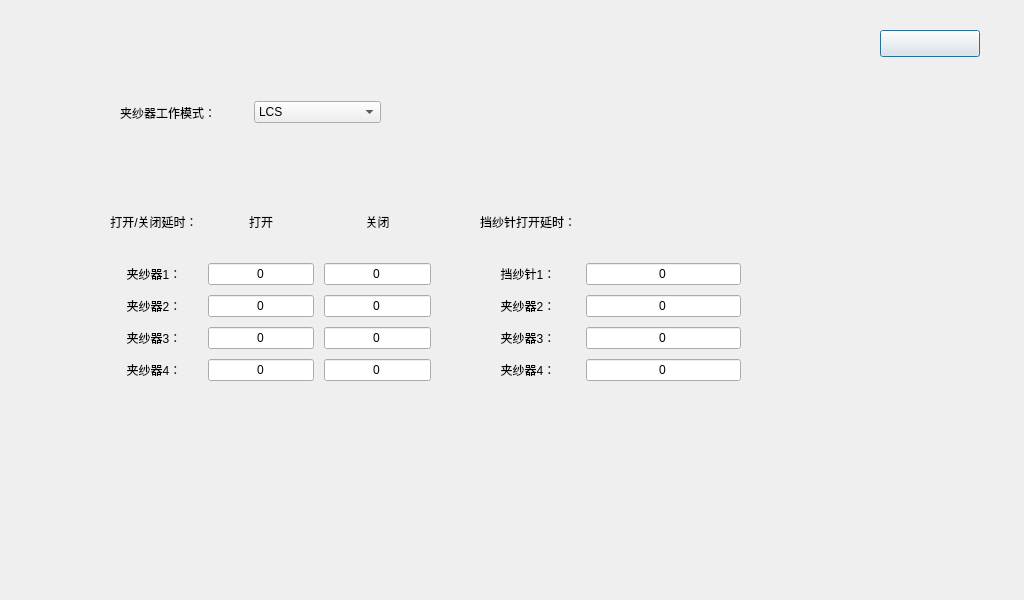
<?xml version="1.0" encoding="UTF-8"?>
<ui version="4.0">
 <class>YinWeiPeiZhi</class>
 <widget class="QDialog" name="YinWeiPeiZhi">
  <property name="geometry">
   <rect>
    <x>0</x>
    <y>0</y>
    <width>1024</width>
    <height>600</height>
   </rect>
  </property>
  <property name="windowTitle">
   <string>Dialog</string>
  </property>
  <widget class="QPushButton" name="pb_back">
   <property name="geometry">
    <rect>
     <x>880</x>
     <y>30</y>
     <width>100</width>
     <height>27</height>
    </rect>
   </property>
   <property name="text">
    <string/>
   </property>
  </widget>
  <widget class="QWidget" name="widget1" native="true">
   <property name="geometry">
    <rect>
     <x>120</x>
     <y>90</y>
     <width>261</width>
     <height>45</height>
    </rect>
   </property>
   <layout class="QHBoxLayout" name="horizontalLayout" stretch="1,1">
    <property name="leftMargin">
     <number>0</number>
    </property>
    <property name="topMargin">
     <number>0</number>
    </property>
    <property name="rightMargin">
     <number>0</number>
    </property>
    <property name="bottomMargin">
     <number>0</number>
    </property>
    <item>
     <widget class="QLabel" name="label">
      <property name="text">
       <string>夹纱器工作模式：</string>
      </property>
     </widget>
    </item>
    <item>
     <widget class="QComboBox" name="comboBox">
      <item>
       <property name="text">
        <string>LCS</string>
       </property>
      </item>
     </widget>
    </item>
   </layout>
  </widget>
  <widget class="QWidget" name="widget_2" native="true">
   <property name="geometry">
    <rect>
     <x>110</x>
     <y>190</y>
     <width>321</width>
     <height>191</height>
    </rect>
   </property>
   <layout class="QGridLayout" name="gridLayout">
    <property name="leftMargin">
     <number>0</number>
    </property>
    <property name="topMargin">
     <number>0</number>
    </property>
    <property name="rightMargin">
     <number>0</number>
    </property>
    <property name="bottomMargin">
     <number>0</number>
    </property>
    <property name="spacing">
     <number>10</number>
    </property>
    <item row="0" column="0">
     <widget class="QLabel" name="label_2">
      <property name="text">
       <string>打开/关闭延时：</string>
      </property>
      <property name="alignment">
       <set>Qt::AlignCenter</set>
      </property>
     </widget>
    </item>
    <item row="5" column="1">
     <widget class="QLineEdit" name="lineEdit_7">
      <property name="text">
       <string>0</string>
      </property>
      <property name="alignment">
       <set>Qt::AlignCenter</set>
      </property>
     </widget>
    </item>
    <item row="5" column="0">
     <widget class="QLabel" name="label_9">
      <property name="text">
       <string>夹纱器4：</string>
      </property>
      <property name="alignment">
       <set>Qt::AlignCenter</set>
      </property>
     </widget>
    </item>
    <item row="5" column="2">
     <widget class="QLineEdit" name="lineEdit_8">
      <property name="text">
       <string>0</string>
      </property>
      <property name="alignment">
       <set>Qt::AlignCenter</set>
      </property>
     </widget>
    </item>
    <item row="3" column="1">
     <widget class="QLineEdit" name="lineEdit_3">
      <property name="text">
       <string>0</string>
      </property>
      <property name="alignment">
       <set>Qt::AlignCenter</set>
      </property>
     </widget>
    </item>
    <item row="2" column="1">
     <widget class="QLineEdit" name="lineEdit">
      <property name="text">
       <string>0</string>
      </property>
      <property name="alignment">
       <set>Qt::AlignCenter</set>
      </property>
     </widget>
    </item>
    <item row="2" column="0">
     <widget class="QLabel" name="label_6">
      <property name="text">
       <string>夹纱器1：</string>
      </property>
      <property name="alignment">
       <set>Qt::AlignCenter</set>
      </property>
     </widget>
    </item>
    <item row="4" column="2">
     <widget class="QLineEdit" name="lineEdit_6">
      <property name="text">
       <string>0</string>
      </property>
      <property name="alignment">
       <set>Qt::AlignCenter</set>
      </property>
     </widget>
    </item>
    <item row="0" column="1">
     <widget class="QLabel" name="label_3">
      <property name="text">
       <string>打开</string>
      </property>
      <property name="alignment">
       <set>Qt::AlignCenter</set>
      </property>
     </widget>
    </item>
    <item row="3" column="0">
     <widget class="QLabel" name="label_7">
      <property name="text">
       <string>夹纱器2：</string>
      </property>
      <property name="alignment">
       <set>Qt::AlignCenter</set>
      </property>
     </widget>
    </item>
    <item row="4" column="0">
     <widget class="QLabel" name="label_8">
      <property name="text">
       <string>夹纱器3：</string>
      </property>
      <property name="alignment">
       <set>Qt::AlignCenter</set>
      </property>
     </widget>
    </item>
    <item row="2" column="2">
     <widget class="QLineEdit" name="lineEdit_2">
      <property name="text">
       <string>0</string>
      </property>
      <property name="alignment">
       <set>Qt::AlignCenter</set>
      </property>
     </widget>
    </item>
    <item row="3" column="2">
     <widget class="QLineEdit" name="lineEdit_4">
      <property name="text">
       <string>0</string>
      </property>
      <property name="alignment">
       <set>Qt::AlignCenter</set>
      </property>
     </widget>
    </item>
    <item row="4" column="1">
     <widget class="QLineEdit" name="lineEdit_5">
      <property name="text">
       <string>0</string>
      </property>
      <property name="alignment">
       <set>Qt::AlignCenter</set>
      </property>
     </widget>
    </item>
    <item row="0" column="2">
     <widget class="QLabel" name="label_4">
      <property name="text">
       <string>关闭</string>
      </property>
      <property name="alignment">
       <set>Qt::AlignCenter</set>
      </property>
     </widget>
    </item>
   </layout>
  </widget>
  <widget class="QWidget" name="widget_3" native="true">
   <property name="geometry">
    <rect>
     <x>480</x>
     <y>190</y>
     <width>261</width>
     <height>191</height>
    </rect>
   </property>
   <layout class="QGridLayout" name="gridLayout_2">
    <property name="leftMargin">
     <number>0</number>
    </property>
    <property name="topMargin">
     <number>0</number>
    </property>
    <property name="rightMargin">
     <number>0</number>
    </property>
    <property name="bottomMargin">
     <number>0</number>
    </property>
    <property name="spacing">
     <number>10</number>
    </property>
    <item row="2" column="0">
     <widget class="QLabel" name="label_10">
      <property name="text">
       <string>挡纱针1：</string>
      </property>
      <property name="alignment">
       <set>Qt::AlignCenter</set>
      </property>
     </widget>
    </item>
    <item row="3" column="0">
     <widget class="QLabel" name="label_11">
      <property name="text">
       <string>夹纱器2：</string>
      </property>
      <property name="alignment">
       <set>Qt::AlignCenter</set>
      </property>
     </widget>
    </item>
    <item row="5" column="0">
     <widget class="QLabel" name="label_13">
      <property name="text">
       <string>夹纱器4：</string>
      </property>
      <property name="alignment">
       <set>Qt::AlignCenter</set>
      </property>
     </widget>
    </item>
    <item row="4" column="0">
     <widget class="QLabel" name="label_12">
      <property name="text">
       <string>夹纱器3：</string>
      </property>
      <property name="alignment">
       <set>Qt::AlignCenter</set>
      </property>
     </widget>
    </item>
    <item row="5" column="2">
     <widget class="QLineEdit" name="lineEdit_12">
      <property name="text">
       <string>0</string>
      </property>
      <property name="alignment">
       <set>Qt::AlignCenter</set>
      </property>
     </widget>
    </item>
    <item row="2" column="2">
     <widget class="QLineEdit" name="lineEdit_10">
      <property name="text">
       <string>0</string>
      </property>
      <property name="alignment">
       <set>Qt::AlignCenter</set>
      </property>
     </widget>
    </item>
    <item row="4" column="2">
     <widget class="QLineEdit" name="lineEdit_11">
      <property name="text">
       <string>0</string>
      </property>
      <property name="alignment">
       <set>Qt::AlignCenter</set>
      </property>
     </widget>
    </item>
    <item row="3" column="2">
     <widget class="QLineEdit" name="lineEdit_9">
      <property name="text">
       <string>0</string>
      </property>
      <property name="alignment">
       <set>Qt::AlignCenter</set>
      </property>
     </widget>
    </item>
    <item row="0" column="0">
     <widget class="QLabel" name="label_5">
      <property name="text">
       <string>挡纱针打开延时：</string>
      </property>
      <property name="alignment">
       <set>Qt::AlignCenter</set>
      </property>
     </widget>
    </item>
   </layout>
  </widget>
 </widget>
 <resources/>
 <connections/>
</ui>
